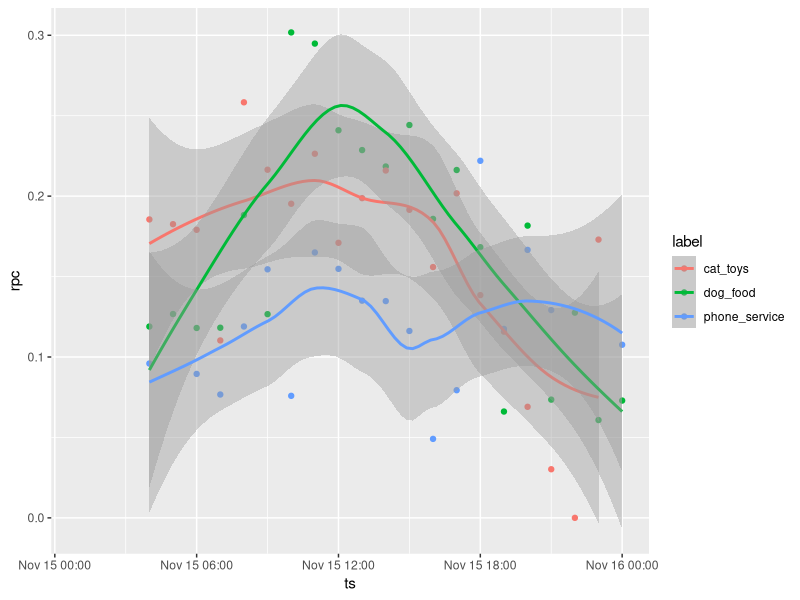

This chart was generated by the following R code:
#Define Data for First Examples

library(lubridate)
library(ggplot2)

#Function to Generate Cyclic Data with Noise
cyclic_data <- function(t, amplitude = 1, ave_value = 0, s_noise = 0, shift = 0) {
  c <- ave_value + amplitude * sin(2 * pi * (t - shift) / 24)
  c + rnorm(n = length(t), mean = 0, sd = s_noise)
}

#Function to Generate Click/Volume-like Data
vol_ts <- function(t, amplitude = 9000, ave_value = 8000, s_noise = 2000, shift = 7) {
  r <- cyclic_data(t, amplitude, ave_value, s_noise, shift)
  r <- round(r, digits = 0)
  pmax(r, 0)
}

#Function to Generate Revenue Data
rev_ts <- function(t, amplitude = 0.1, ave_value = 0.15, s_noise = 0.05, shift = 7) {
  r <- cyclic_data(t, amplitude, ave_value, s_noise, shift)
  pmax(r, 0)
}

#Make all data for an Ad
make_ad_data <- function(t, rpc, label) {

  #Repeat label
  label = rep(label, length(t))

  #Timestamps
  ts = round_date(now(), unit = "hour") + hours(t - max(t))

  #Get clicks
  clicks <- vol_ts(t)
  rpc <- ifelse(clicks > 0, rpc, NA)
  total_rev <- round(rpc * clicks, digits = 2)

  #Generate some garbage impression data
  imps <- 10*vol_ts(t, s_noise = 10000) #garbage
  rpi <- ifelse(imps > 0, total_rev / imps, NA)

  #Return all
  data.frame(label, ts, t, clicks, imps, rpc, rpi, total_rev)
}

#Define Timeseries
ndays = 1
t = 1:(24*ndays)

#Ad1
rpc <- rev_ts(t)
ad1 <- make_ad_data(t, rpc, label = "dog_food")

#Ad2
rpc <- rev_ts(t, amplitude = 0.09, shift = 5)
ad2 <- make_ad_data(t, rpc, "cat_toys")

#Ad3
rpc <- rev_ts(t, amplitude = 0.01, ave_value = 0.12)
ad3 <- make_ad_data(t, rpc, "phone_service")

#Combine
data <- rbind(ad1, ad2, ad3)

#Visualize
ggplot(data = data, aes(ts, rpc, col = label)) +
  geom_point() + geom_smooth()
